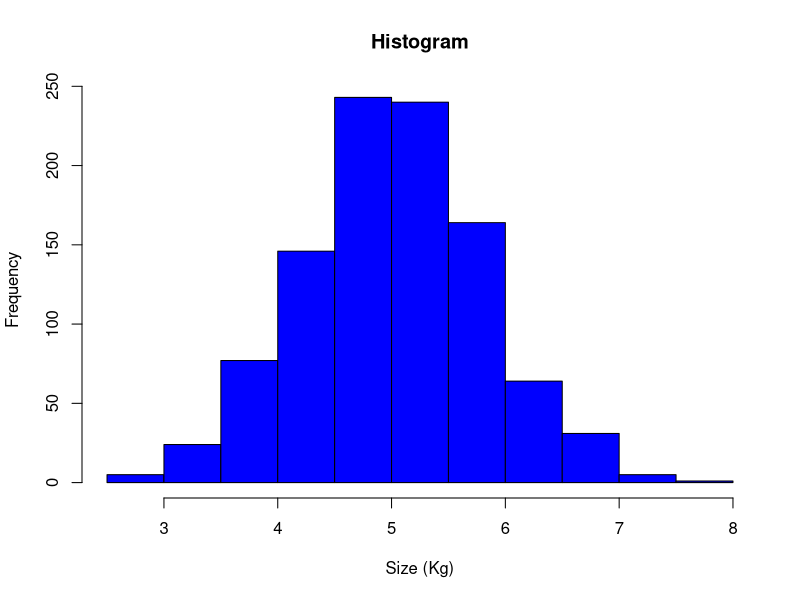
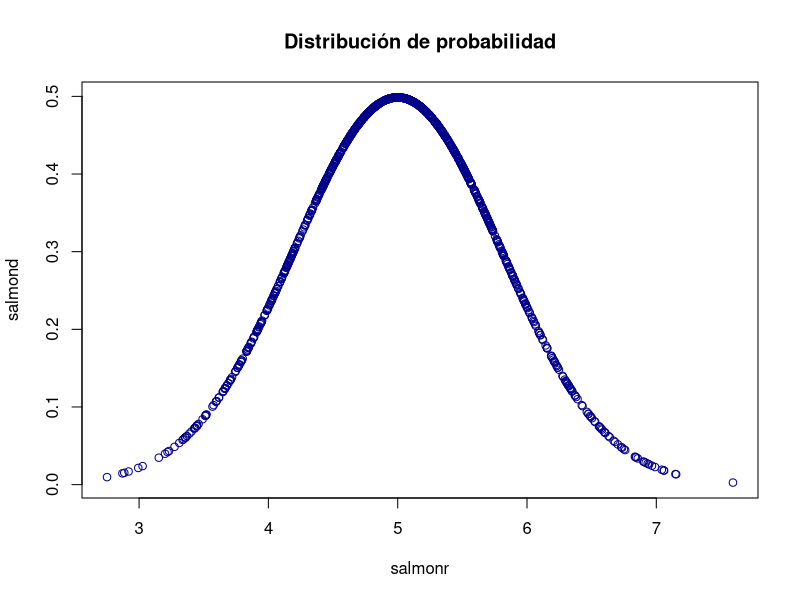
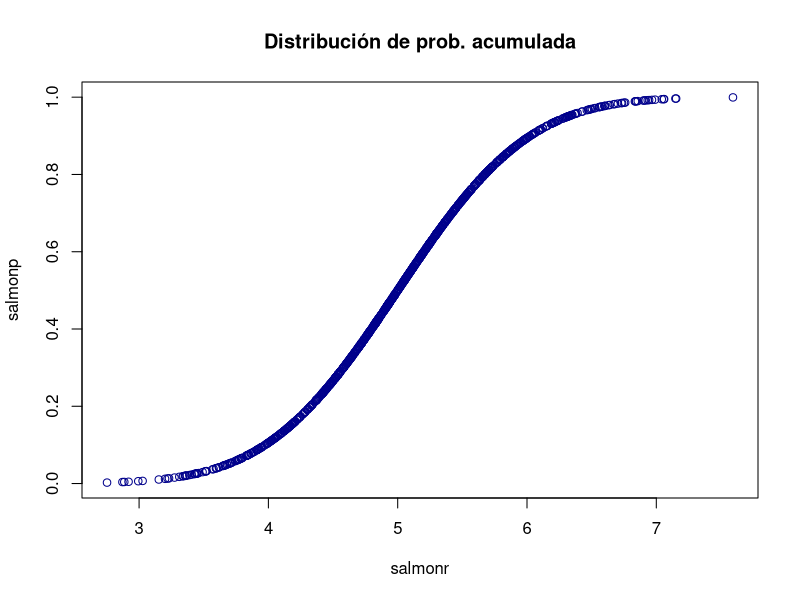

Source code (R) for these figures, in order:
## ---- chunk 1
R.version.string
## ---- chunk 2
knitr::opts_chunk$set(echo = TRUE)

library(stats)
library(base)
library(graphics)

help(stats)
help(base)
help(graphics)
## ---- chunk 3
set.seed(123)
rnorm(100, 5, 0.8)
## ---- chunk 4
set.seed(123)
salmonr <- rnorm(1000, 5, 0.8)
mean(salmonr)
sd(salmonr)
## ---- chunk 5
hist(salmonr, col="blue", main = "Histogram", xlab = "Size (Kg)")
## ---- chunk 6

salmond <- dnorm(salmonr, 5, 0.8)

plot(x=salmonr, y=salmond, main="Distribución de probabilidad", col="blue4")


## ---- chunk 7

salmonp<-pnorm(salmonr, 5, 0.8)

plot(x=salmonr, y=salmonp, main="Distribución de prob. acumulada", col="blue4")

